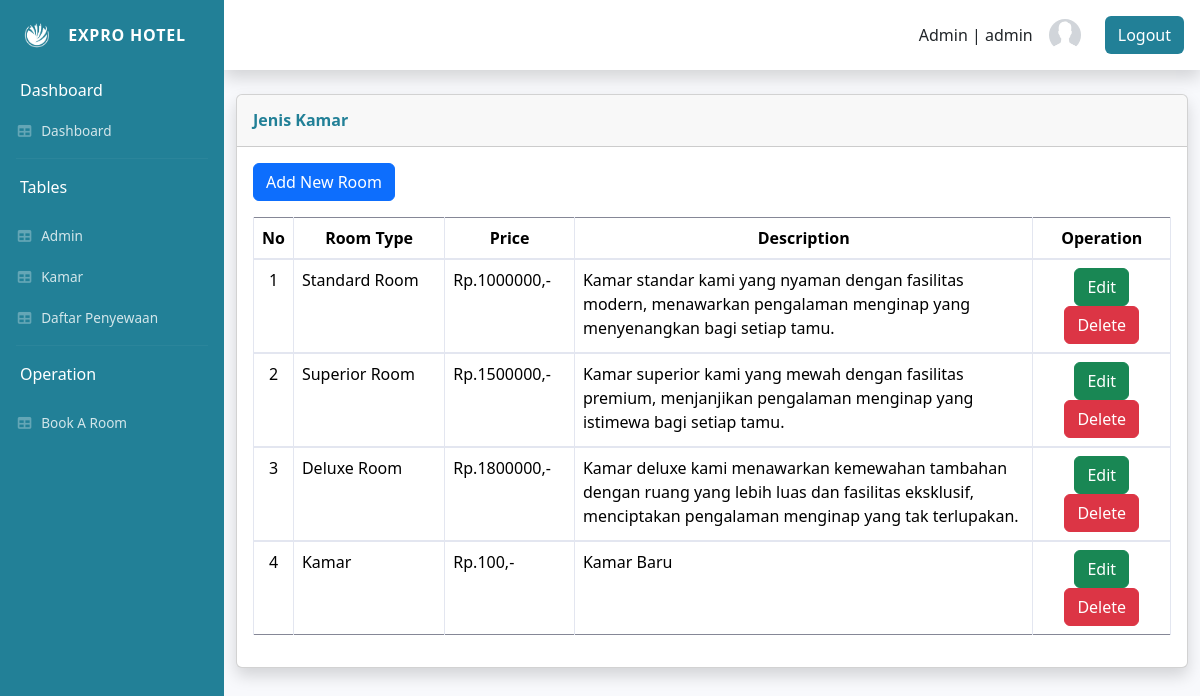
The app's page /room/index.php (signed in) with its own data.
### tables this page shows
CREATE TABLE `kamar` (
  `room_id` int(37) NOT NULL,
  `room_type` varchar(50) NOT NULL,
  `price` int(100) NOT NULL,
  `description` varchar(255) NOT NULL
);

### room/index.php (the view, shortened to what this page needs)
<?php
    include "../connection.php";
?>
<!DOCTYPE html>
<html lang="en">
<head>
    <link href="../vendor/fontawesome-free/css/all.min.css" rel="stylesheet" type="text/css">
    <link href="../css/sb-admin-2.min.css" rel="stylesheet">
    <link href="../vendor/datatables/dataTables.bootstrap4.min.css" rel="stylesheet">
</head>
<body id="page-top">
    <div id="wrapper">
        <div id="content-wrapper" class="d-flex flex-column">
            <div id="content">
               <?php include "navbar.php" ?>
                <div class="container-fluid">
                    <div class="card shadow mb-4">
                        <div class="card-header py-3">
                            <h6 class="m-0 font-weight-bold" style="color: rgb(34, 128, 151);">Jenis Kamar</h6>
                        </div>
                        <div class="card-body">
                            <div class="table-responsive">
                                <a href="add.php" class="btn btn-primary mb-3">Add New Room</a>
                                <table class="table table-bordered" width="100%" cellspacing="0">
                                    <thead class="text-center">
                                        <tr>
                                            <th style="width: 1%;">No</th>
                                            <th>Room Type</th>
                                            <th>Price</th>
                                            <th style="width: 50%;">Description</th>
                                            <th style="width: 15%;">Operation</th>
                                        </tr>
                                    </thead>
                                    <?php
                                        $get_data = "SELECT * FROM kamar";
                                        $result = $connect->query($get_data);
                                        $no = 1;
                                        foreach($result as $row){
                                    ?>
                                    <tbody>
                                        <tr>
                                            <td class="text-center"><?= $no++ ?></td>
                                            <td><?= $row["room_type"] ?></td>
                                            <td>Rp.<?= $row["price"] ?>,-</td>
                                            <td><?= $row["description"] ?></td>
                                            <td class="text-center">
                                                <a href="edit.php?id=<?=$row["room_id"];?>" class="btn btn-success">Edit</a>
                                                <a href="delete.php?id=<?=$row["room_id"];?>" class="btn btn-danger">Delete</a>
                                            </td>
                                        </tr>
                                        <?php
                                        }
                                        ?>
                                    </tbody>
                                </table>
                            </div>
                        </div>
                    </div>
                </div>
            </div>
        </div>
    </div>
</body>
</html>

### records on screen
kamar: room_type "Standard Room", price "1000000", description "Kamar standar kami yang nyaman dengan fasilitas modern, menawarkan pengalaman menginap yang menyenangkan bagi setiap tamu."
kamar: room_type "Superior Room", price "1500000", description "Kamar superior kami yang mewah dengan fasilitas premium, menjanjikan pengalaman menginap yang istimewa bagi setiap tamu."
kamar: room_type "Deluxe Room", price "1800000", description "Kamar deluxe kami menawarkan kemewahan tambahan dengan ruang yang lebih luas dan fasilitas eksklusif, menciptakan pengalaman menginap yang tak terlupakan."
kamar: room_type "Kamar", price "100", description "Kamar Baru"

### other values on screen
$_SESSION["username"] "admin"
